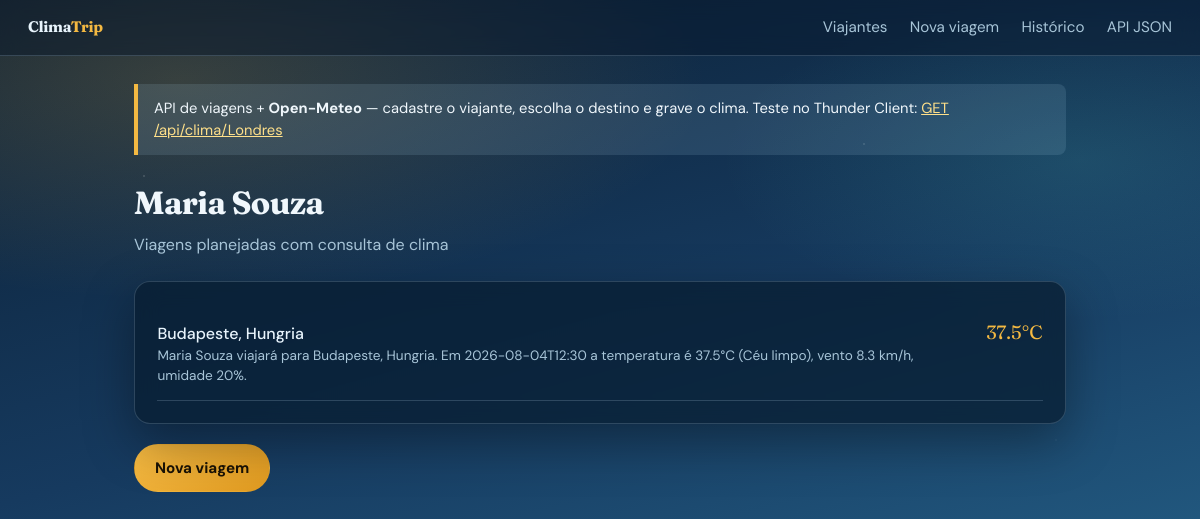
The app's page /viajantes/2 with its own data.
### models/viajante.py (models this page shows, shortened)
class Viajante(ModeloBase):
    __tablename__ = "viajantes"
    nome = db.Column(db.String(120), nullable=False, unique=True)
    viagens = db.relationship(
        "Viagem",
        back_populates="viajante",
        cascade="all, delete-orphan",
        lazy="dynamic",
    )

### models/viagem.py (models this page shows, shortened)
class Viagem(ModeloBase):
    __tablename__ = "viagens"
    viajante_id = db.Column(db.Integer, db.ForeignKey("viajantes.id"), nullable=False)
    destino = db.Column(db.String(120), nullable=False)
    pais = db.Column(db.String(80), default="")
    latitude = db.Column(db.Float, nullable=False)
    longitude = db.Column(db.Float, nullable=False)
    data_consulta = db.Column(db.String(30), nullable=False)
    temperatura_c = db.Column(db.Float, nullable=False)
    vento_kmh = db.Column(db.Float, nullable=False)
    umidade = db.Column(db.Integer, nullable=True)
    codigo_clima = db.Column(db.Integer, nullable=True)
    descricao_clima = db.Column(db.String(80), default="")
    viajante = db.relationship("Viajante", back_populates="viagens")
    def resumo(self):
        nome = self.viajante.nome if self.viajante else "?"
        return (
            f"{nome} viajará para {self.destino}"
            f"{', ' + self.pais if self.pais else ''}. "
            f"Em {self.data_consulta} a temperatura é {self.temperatura_c}°C "
            f"({self.descricao_clima or 'clima atual'}), "
            f"vento {self.vento_kmh} km/h"
            + (f", umidade {self.umidade}%" if self.umidade is not None else "")
            + "."
        )

### controllers/viagens_controller.py (the view)
@viagens_bp.route("/viajantes/<int:viajante_id>")
def detalhe_viajante(viajante_id):
    viajante = db.session.get(Viajante, viajante_id)
    if not viajante:
        flash("Viajante não encontrado.", "erro")
        return redirect(url_for("viagens.viajantes"))
    lista = viajante.viagens.order_by(Viagem.id.desc()).all()
    return render_template("detalhe_viajante.html", viajante=viajante, viagens=lista)

### views/templates/detalhe_viajante.html (shortened to what this page needs)
{% extends "layout.html" %}
{% block content %}
<h1>{{ viajante.nome }}</h1>
<p class="subtitulo">Viagens planejadas com consulta de clima</p>
<section class="painel">
    {% if viagens %}
    <ul class="lista">
        {% for v in viagens %}
        <li>
            <div>
                <a href="{{ url_for('viagens.detalhe_viagem', viagem_id=v.id) }}">
                    {{ v.destino }}{% if v.pais %}, {{ v.pais }}{% endif %}
                </a>
                <div style="color: var(--texto-suave); font-size: 0.85rem;">
                    {{ v.resumo() }}
                </div>
            </div>
            <span class="temp">{{ v.temperatura_c }}°C</span>
        </li>
        {% endfor %}
    </ul>
    {% else %}
    <p class="vazio">Este viajante ainda não tem destinos.</p>
    {% endif %}
</section>
<p style="margin-top: 1.25rem;">
    <a class="btn btn-primario" href="{{ url_for('viagens.nova_viagem') }}">Nova viagem</a>
</p>
{% endblock %}

### views/static/css/style.css (style rules this page uses)
* { box-sizing: border-box; }
:root { --céu-topo: #0b1f33; --céu-meio: #163a5f; --céu-baixo: #2a6f97; --névoa: rgba(186, 230, 253, 0.12); --sol: #f4b942; --sol-suave: #ffe08a; --gelo: #e8f4fc; --texto: #f0f7fc; --texto-suave: #a8c5d8; --card: rgba(8, 28, 48, 0.72); --borda: rgba(168, 197, 216, 0.22); --erro: #ff7b72; --sucesso: #5eead4; --sombra: 0 18px 50px rgba(0, 0, 0, 0.35); }
body { margin: 0; min-height: 100vh; font-family: "DM Sans", sans-serif; color: var(--texto); background: radial-gradient(ellipse 80% 50% at 15% 10%, rgba(244, 185, 66, 0.18), transparent 55%), radial-gradient(ellipse 60% 40% at 90% 20%, rgba(94, 234, 212, 0.12), transparent 50%), linear-gradient(165deg, var(--céu-topo) 0%, var(--céu-meio) 45%, var(--céu-baixo) 100%); background-attachment: fixed; line-height: 1.5; }
body::before { content: ""; position: fixed; inset: 0; pointer-events: none; background-image: radial-gradient(1.5px 1.5px at 12% 22%, rgba(255, 255, 255, 0.35), transparent), radial-gradient(1px 1px at 38% 68%, rgba(255, 255, 255, 0.25), transparent), radial-gradient(1.5px 1.5px at 72% 18%, rgba(255, 255, 255, 0.3), transparent), radial-gradient(1px 1px at 88% 55%, rgba(255, 255, 255, 0.2), transparent); animation: drift 40s linear infinite; opacity: 0.7; z-index: 0; }
h1 { font-family: "Fraunces", serif; font-size: 2rem; margin: 0 0 0.35rem; letter-spacing: -0.02em; }
.subtitulo { color: var(--texto-suave); margin: 0 0 1.5rem; }
.painel { background: var(--card); border: 1px solid var(--borda); border-radius: 16px; padding: 1.4rem; box-shadow: var(--sombra); backdrop-filter: blur(12px); animation: fade-up 0.75s ease both; }
.btn { display: inline-block; padding: 0.7rem 1.25rem; background: transparent; color: var(--texto); text-decoration: none; border: 1px solid var(--borda); border-radius: 999px; font-size: 0.95rem; font-family: inherit; cursor: pointer; transition: background 0.2s, border-color 0.2s, transform 0.15s; }
.btn-primario { background: linear-gradient(135deg, var(--sol), #e09a20); color: #1a1205; border-color: transparent; font-weight: 700; }
.lista { list-style: none; padding: 0; margin: 0; }
.lista li { display: flex; justify-content: space-between; gap: 1rem; align-items: baseline; padding: 0.85rem 0; border-bottom: 1px solid var(--borda); }
.lista a { color: var(--gelo); text-decoration: none; font-weight: 500; }
.lista .temp { color: var(--sol); font-family: "Fraunces", serif; font-size: 1.2rem; white-space: nowrap; }

### records on screen
Viajante: nome "Maria Souza"
Viagem: destino "Budapeste", pais "Hungria", resumo "Maria Souza viajará para Budapeste, Hungria. Em 2026-08-04T12:30 a temperatura é 37.5°C (Céu limpo), vento 8.3 km/h, umidade 20%.", temperatura_c "37.5"
